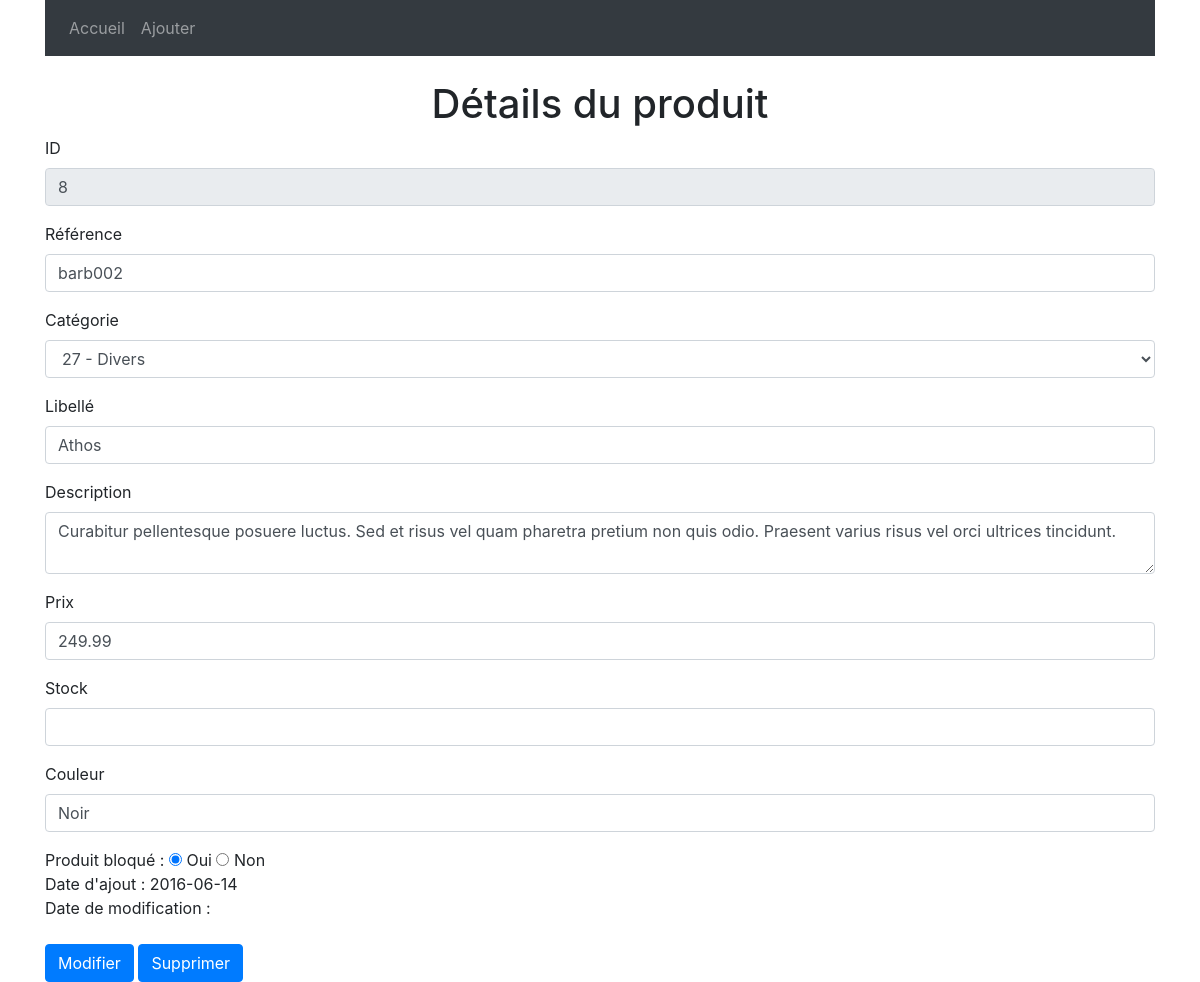
The app's page /view/detail.php?id=8 with its own data.
### tables this page shows
CREATE TABLE `produits` (
  `pro_id` int(10) UNSIGNED NOT NULL COMMENT 'Clé de la table produits',
  `pro_cat_id` int(10) UNSIGNED NOT NULL COMMENT 'Catégorie du produit',
  `pro_ref` varchar(10) NOT NULL COMMENT 'Référence produit',
  `pro_libelle` varchar(200) NOT NULL COMMENT 'Nom du produit',
  `pro_description` text DEFAULT NULL COMMENT 'Description du produit',
  `pro_prix` decimal(6,2) UNSIGNED DEFAULT NULL COMMENT 'Prix ',
  `pro_stock` int(11) DEFAULT 0 COMMENT 'Nombre d''unités en stock',
  `pro_couleur` varchar(30) DEFAULT NULL COMMENT 'Couleur',
  `pro_photo` varchar(255) DEFAULT 'jpg' COMMENT 'Extension de la photo',
  `pro_d_ajout` date NOT NULL DEFAULT current_timestamp() COMMENT 'Date d''ajout',
  `pro_d_modif` datetime DEFAULT NULL COMMENT 'Date de modification',
  `pro_bloque` tinyint(1) DEFAULT NULL COMMENT 'Bloquer le produit à la vente'
);

### view/detail.php (the view, shortened to what this page needs)
 <?php
if (file_exists("../database.php")) {
  $db = connection();
if(!isset($_GET["id"])){
  header('Location: list.php');
}else{
  $pro_id = $_GET['id'];
  $request = "SELECT * FROM produits JOIN categories ON produits.pro_cat_id = categories.cat_id WHERE pro_id=$pro_id";
  $result = $db->query($request);
  $produit = $result->fetch(PDO::FETCH_OBJ);
}
}else{
  echo 'ERROR FILES DATABASE';
}
 if (file_exists("../template/header.php")) {
  require '../template/header.php';
}else{
  echo 'ERROR FILES HEADER';
}
?>
      <br>
      <h1 class="text-center">Détails du produit</h1>
      <form action="" method="POST">
        <div class="form-group">
          <label for="pro_id">ID</label>
          <input type="text" class="form-control" id="pro_id" value="<?= !empty($produit->pro_id) ? $produit->pro_id : '' ?>" disabled>
        </div>
        <div class="form-group">
          <label for="pro_ref">Référence</label>
          <input type="text" class="form-control" id="pro_ref" value="<?= !empty($produit->pro_ref) ? $produit->pro_ref : '' ?>" name="pro_ref" required>
        </div>
        <div class="form-group">
          <label for="pro_cat_id">Catégorie</label>
        <select name="pro_cat_id" id="pro_cat_id" class="form-control">
        <option value="<?= !empty($produit->pro_cat_id) ? $produit->pro_cat_id : '' ?>"><?= !empty($produit->pro_cat_id) ? $produit->pro_cat_id . ' - ' . $produit->cat_nom : '' ?></option>
          </select>
        </div>
        <div class="form-group">
          <label for="pro_libelle">Libellé</label>
          <input type="text" class="form-control" id="pro_libelle" value="<?= !empty($produit->pro_libelle) ? $produit->pro_libelle : '' ?>" name="pro_libelle" required>
        </div>
        <div class="form-group">
          <label for="pro_description">Description</label>
          <textarea class="form-control" id="pro_description" name="pro_description" required><?= !empty($produit->pro_description) ? $produit->pro_description : '' ?></textarea>
        </div>
        <div class="form-group">
          <label for="pro_prix">Prix</label>
          <input type="text" class="form-control" id="pro_prix" value="<?= !empty($produit->pro_prix) ? $produit->pro_prix : '' ?>" name="pro_prix" required>
        </div>
        <div class="form-group">
          <label for="pro_stock">Stock</label>
          <input type="text" class="form-control" id="pro_stock" value="<?= !empty($produit->pro_stock) ? $produit->pro_stock : '' ?>" name="pro_stock" required>
        </div>
        <div class="form-group">
          <label for="pro_couleur">Couleur</label>
          <input type="text" class="form-control" id="pro_couleur" value="<?= !empty($produit->pro_couleur) ? $produit->pro_couleur : '' ?>" name="pro_couleur" required>
        </div>
        <?php if($produit->pro_bloque == 0){ ?>
           Produit bloqué : <input type="radio" name="pro_bloque" id="" value="0" checked> Oui
        <?php }else{ ?>
          Produit bloqué : <input type="radio" name="pro_bloque" id="" value="0"> Oui
         <?php }
        if($produit->pro_bloque == 1){ ?>
            <input type="radio" name="pro_bloque" id="" value="1" checked> Non
        <?php }else{ ?>
          <input type="radio" name="pro_bloque" id="" value="1"> Non
        <?php } ?>
        <br>
        Date d'ajout : <?= !empty($produit->pro_d_ajout) ? $produit->pro_d_ajout : '' ?>
        <br>
        Date de modification : <?= !empty($produit->pro_d_modif) ? $produit->pro_d_modif : '' ?>
        <br/>
        <br>
        <button type="submit" class="btn btn-primary" name="update">Modifier</button>
        <button type="submit" class="btn btn-primary" name="delete" onclick="return confirm('Etes vous sur de vouloir le supprimer ?')">Supprimer</button>
      </form>
    </div>
<?php
if(file_exists('../template/footer.php')){
  require '../template/footer.php';
}else{
  echo 'ERROR FILES FOOTER';
}
?>

### records on screen
produits: pro_id "8", pro_ref "barb002", pro_cat_id "27 - Divers", pro_libelle "Athos", pro_description "Curabitur pellentesque posuere luctus. Sed et risus vel quam pharetra pretium non quis odio. Praesent varius risus vel orci ultrices tincidunt.", pro_prix "249.99", pro_couleur "Noir", pro_d_ajout "2016-06-14"
